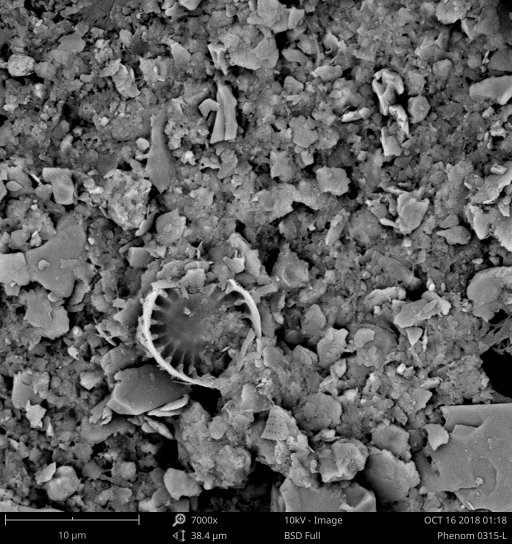
#> input picture data-images/img4seg/Cyanobacteria_7.jpg, 1024 x 1088 px (shown at 1/2 size); its folder holds only this picture in this run
$ python -i image_feature3.py   (imports and definitions only)   (older library calls are emulated)
#> lines starting #> are read from the running program, lines starting #| are printed output that depends on the picture
#> further down, picture is the input picture: shape (1088, 1024, 3); min 0, max 255, mean 94.5
import cv2
import numpy as np
import math
import matplotlib.pyplot as plt


class Hog_descriptor():
    def __init__(self, img, cell_size=16, bin_size=9):
#> called with cell_size = 16, bin_size = 9
        self.img = img
        self.img = np.sqrt(img / np.max(img))
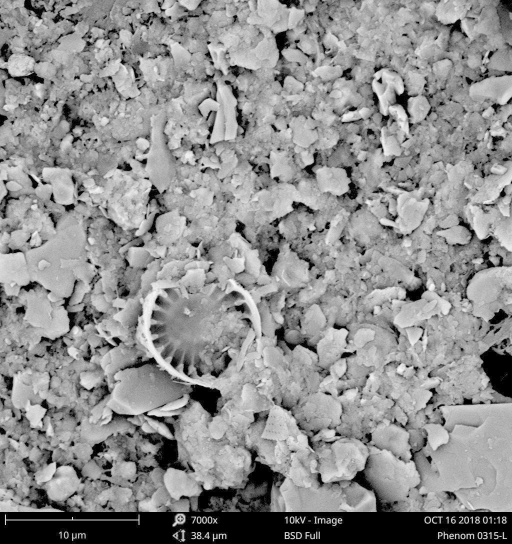
#> self.img: shape (1088, 1024, 3) float64 (shown at 1/2 size); min 0, max 1, mean 0.564
        self.img = img * 255
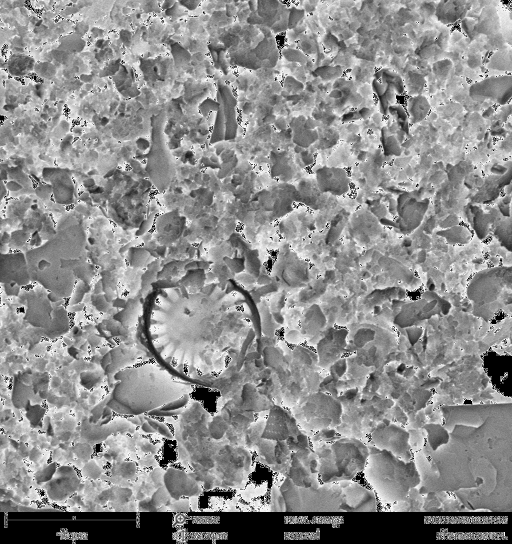
#> self.img: shape (1088, 1024, 3) (shown at 1/2 size); min 0, max 255, mean 140.5
        self.cell_size = cell_size
        self.bin_size = bin_size
        self.angle_unit = int(360 / self.bin_size)
        assert type(self.bin_size) == int, "bin_size should be integer,"
        assert type(self.cell_size) == int, "cell_size should be integer,"
        assert type(self.angle_unit) == int, "bin_size should be divisible by 360"

    def extract(self):
#> (the run stopped early here; a loop or call above may not have finished)

$ run again, on data-images/img4seg/fragilaria_2.jpg
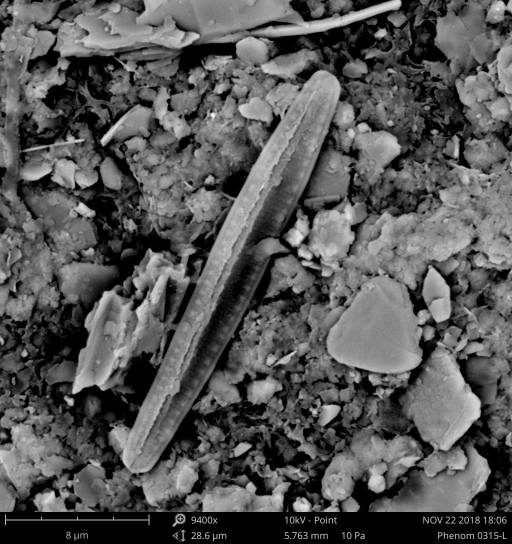
#> input picture data-images/img4seg/fragilaria_2.jpg, 1024 x 1088 px (shown at 1/2 size)
#> picture is the input picture: shape (1088, 1024, 3); min 0, max 255, mean 86.9
#> in __init__, `self.img = np.sqrt(img / np.max(img))`:
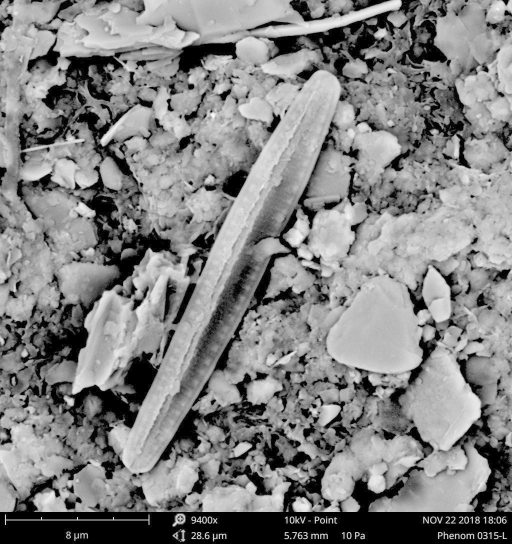
#> self.img: shape (1088, 1024, 3) float64 (shown at 1/2 size); min 0, max 1, mean 0.518
#> in __init__, `self.img = img * 255`:
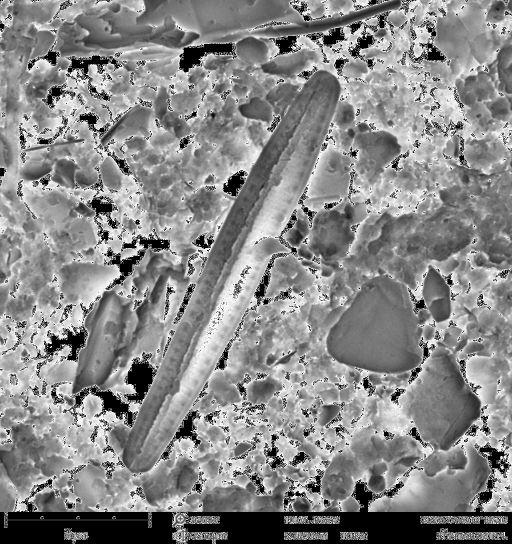
#> self.img: shape (1088, 1024, 3) (shown at 1/2 size); min 0, max 255, mean 135.7

$ run again, on data-images/img4seg/Cyanobacteria_6.png
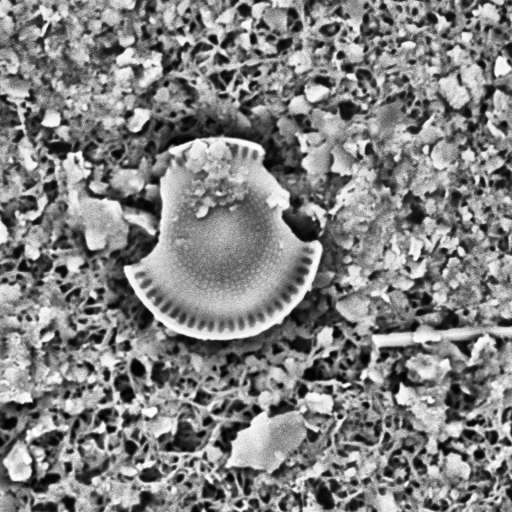
#> input picture data-images/img4seg/Cyanobacteria_6.png, 1024 x 1024 px (shown at 1/2 size)
#> picture is the input picture: shape (1024, 1024, 3); min 0, max 255, mean 130.1
#> in __init__, `self.img = np.sqrt(img / np.max(img))`:
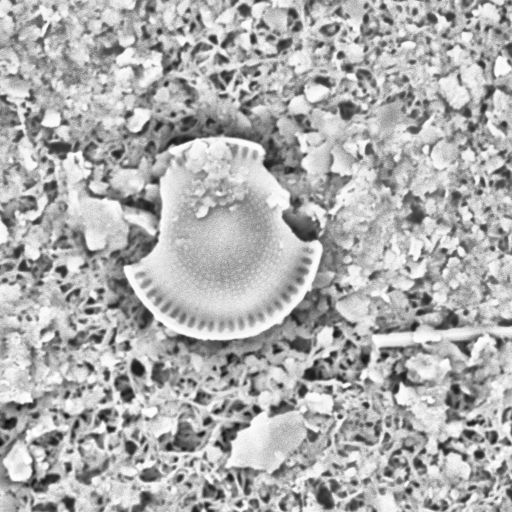
#> self.img: shape (1024, 1024, 3) float64 (shown at 1/2 size); min 0, max 1, mean 0.687
#> in __init__, `self.img = img * 255`:
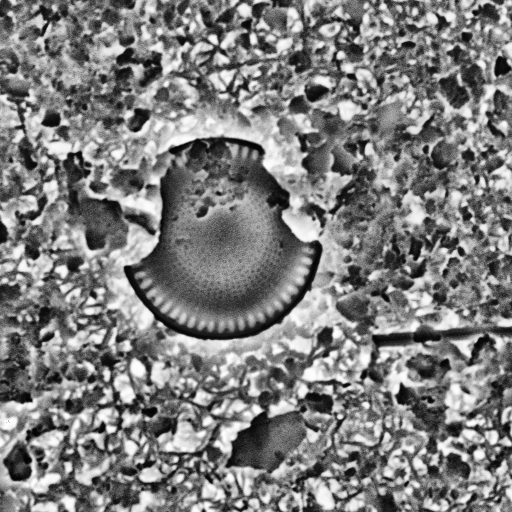
#> self.img: shape (1024, 1024, 3) (shown at 1/2 size); min 0, max 255, mean 125.9
